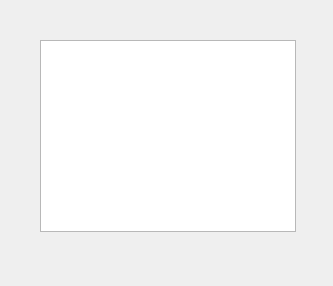
<?xml version="1.0" encoding="UTF-8"?>
<ui version="4.0">
 <class>viewintform</class>
 <widget class="QMainWindow" name="viewintform">
  <property name="geometry">
   <rect>
    <x>0</x>
    <y>0</y>
    <width>333</width>
    <height>286</height>
   </rect>
  </property>
  <property name="windowTitle">
   <string>MainWindow</string>
  </property>
  <widget class="QWidget" name="centralwidget">
   <widget class="QGraphicsView" name="graphicsView">
    <property name="geometry">
     <rect>
      <x>40</x>
      <y>40</y>
      <width>256</width>
      <height>192</height>
     </rect>
    </property>
   </widget>
  </widget>
  <widget class="QMenuBar" name="menubar">
   <property name="geometry">
    <rect>
     <x>0</x>
     <y>0</y>
     <width>333</width>
     <height>21</height>
    </rect>
   </property>
  </widget>
 </widget>
 <resources/>
 <connections/>
</ui>
